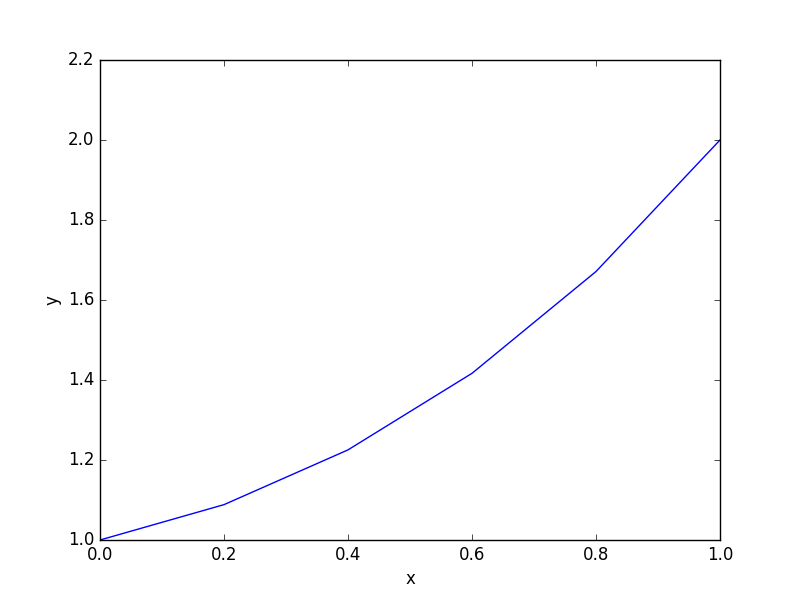

Generate this figure with Python:
import matplotlib.pyplot as plt
import numpy as np

def f1(x, p ,q):
    return q

def f2(x, p, q):
    if x == 0:
        return 0
    else:
        return (1 + q**2)/(1.0 * p)

def runge_kutta_4(x, p, q, h):
    u = np.vstack((p,q))
    
    for i in range(len(p)-1):
        k1 = np.array((f1(x[i], p[i], q[i]), f2(x[i], p[i], q[i])))
        k2 = np.array((f1(x[i] + 0.5*h, p[i] + k1[0]*h*0.5, q[i] + k1[1]*h*0.5 ), f2(x[i] + 0.5*h, p[i] + k1[0]*h*0.5, q[i] + k1[1]*h*0.5 )))
        k3 = np.array((f1(x[i] + 0.5*h, p[i] + k2[0]*h*0.5, q[i] + k2[1]*h*0.5 ), f2(x[i] + 0.5*h, p[i] + k2[0]*h*0.5, q[i] + k2[1]*h*0.5 )))
        k4 = np.array((f1(x[i] + h, p[i] + k3[0]*h, q[i] + k3[1]*h ), f2(x[i] + h, p[i] + k3[0]*h, q[i] + k3[1]*h )))
        u[:,i+1] = u[:,i] + (h/6.0) * (k1 + 2*k2 + 2*k3 + k4)
        p = u[0]
        q = u[1]
    return p,q

def bvp(ya, yb, a0, a1, start, end, h, conv_threshold):
    x = np.linspace(start, end, int((end - start)/(1.0 * h) +1) )
    p = x.copy()
    q = x.copy()
    p[0] = ya   
    
    while abs(a0 - a1) > conv_threshold:
        q[0] = a0
        p, q = runge_kutta_4(x, p, q, h)
        y0 = p[-1]
        q[0] = a1
        p, q = runge_kutta_4(x, p , q, h)
        y1 = p[-1]
        
        a2 = a0 - (a1 - a0)*(y0 - yb)/(1.0*(y1 - y0))
        a0 = a1
        a1 = a2
    print "Alpha has converged to %s" % (a0)
    print '\nx is \t %s' % x
    print 'y is \t %s' % p
    print 'dy/dx is %s' % q
    plt.ylabel('y')
    plt.xlabel('x')
    plt.plot(x, p)
    plt.show()
    
def main():
    bvp(1, 2, 0.5, 1.0, 0, 1, 0.2, 0.00001)

main()
